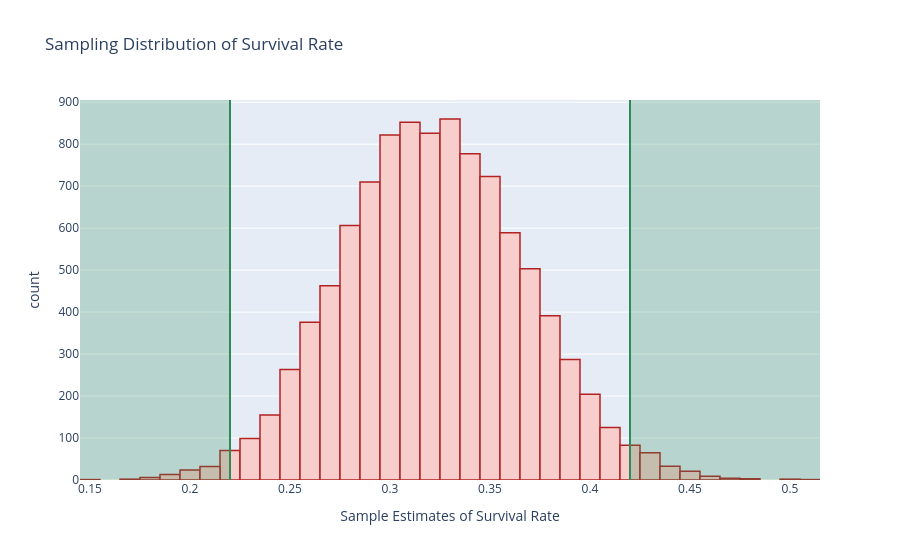

The notebook cell saved with this chart:
### Markdown cell above
---

### ACTIVITY 💻: What is the probability a randomly selected sample's survival rate is more than 0.1 from the true population survival rate?

### Code cell
results = pd.DataFrame({"surv rates":sample_surv_rates})
results["event"] = (results["surv rates"] < 0.22) | (results["surv rates"] > 0.42)

fig = px.histogram(results, x = "surv rates", color = "event",
                   title = "Sampling Distribution of Survival Rate",
                   labels = {"surv rates":"Sample Estimates of Survival Rate"},
                   height = 550)

fig.update_traces(showlegend = False,
                  marker_color = "#F8CECC",
                  marker_line_color = "firebrick",
                  marker_line_width = 1.5)

fig.add_vrect(x0 = 0.145, x1 = 0.22, fillcolor = "seagreen", opacity = 0.25, line_width = 0)
fig.add_vrect(x0 = 0.42, x1 = 0.515, fillcolor = "seagreen", opacity = 0.25, line_width = 0)
fig.add_vline(x = 0.22, line_width=2, line_dash="solid", line_color="seagreen")
fig.add_vline(x = 0.42, line_width=2, line_dash="solid", line_color="seagreen")

### Figure 1 — Plotly figure (JSON) as saved in the notebook; plotly's stock layout.template omitted (floating-point values rounded to 4 significant figures; data arrays with more than 128 entries replaced by an {"elided": "..."} marker saying what was removed)
{"data": [{"alignmentgroup": "True", "bingroup": "x", "hovertemplate": "event=False<br>Sample Estimates of Survival Rate=%{x}<br>count=%{y}<extra></extra>", "legendgroup": "False", "marker": {"color": "#F8CECC", "line": {"color": "firebrick", "width": 1.5}, "pattern": {"shape": ""}}, "name": "False", "offsetgroup": "False", "orientation": "v", "showlegend": false, "type": "histogram", "x": {"elided": "9784 float values"}, "xaxis": "x", "yaxis": "y"}, {"alignmentgroup": "True", "bingroup": "x", "hovertemplate": "event=True<br>Sample Estimates of Survival Rate=%{x}<br>count=%{y}<extra></extra>", "legendgroup": "True", "marker": {"color": "#F8CECC", "line": {"color": "firebrick", "width": 1.5}, "pattern": {"shape": ""}}, "name": "True", "offsetgroup": "True", "orientation": "v", "showlegend": false, "type": "histogram", "x": {"elided": "216 float values"}, "xaxis": "x", "yaxis": "y"}], "layout": {"autosize": true, "barmode": "relative", "legend": {"title": {"text": "event"}, "tracegroupgap": 0}, "shapes": [{"fillcolor": "seagreen", "line": {"width": 0}, "opacity": 0.25, "type": "rect", "x0": 0.145, "x1": 0.22, "xref": "x", "y0": 0, "y1": 1, "yref": "y domain"}, {"fillcolor": "seagreen", "line": {"width": 0}, "opacity": 0.25, "type": "rect", "x0": 0.42, "x1": 0.515, "xref": "x", "y0": 0, "y1": 1, "yref": "y domain"}, {"line": {"color": "seagreen", "dash": "solid", "width": 2}, "type": "line", "x0": 0.22, "x1": 0.22, "xref": "x", "y0": 0, "y1": 1, "yref": "y domain"}, {"line": {"color": "seagreen", "dash": "solid", "width": 2}, "type": "line", "x0": 0.42, "x1": 0.42, "xref": "x", "y0": 0, "y1": 1, "yref": "y domain"}], "title": {"text": "Sampling Distribution of Survival Rate"}, "xaxis": {"anchor": "y", "autorange": true, "domain": [0, 1], "range": [0.145, 0.515], "title": {"text": "Sample Estimates of Survival Rate"}, "type": "linear"}, "yaxis": {"anchor": "x", "autorange": true, "domain": [0, 1], "range": [0, 905.3], "title": {"text": "count"}}}}
